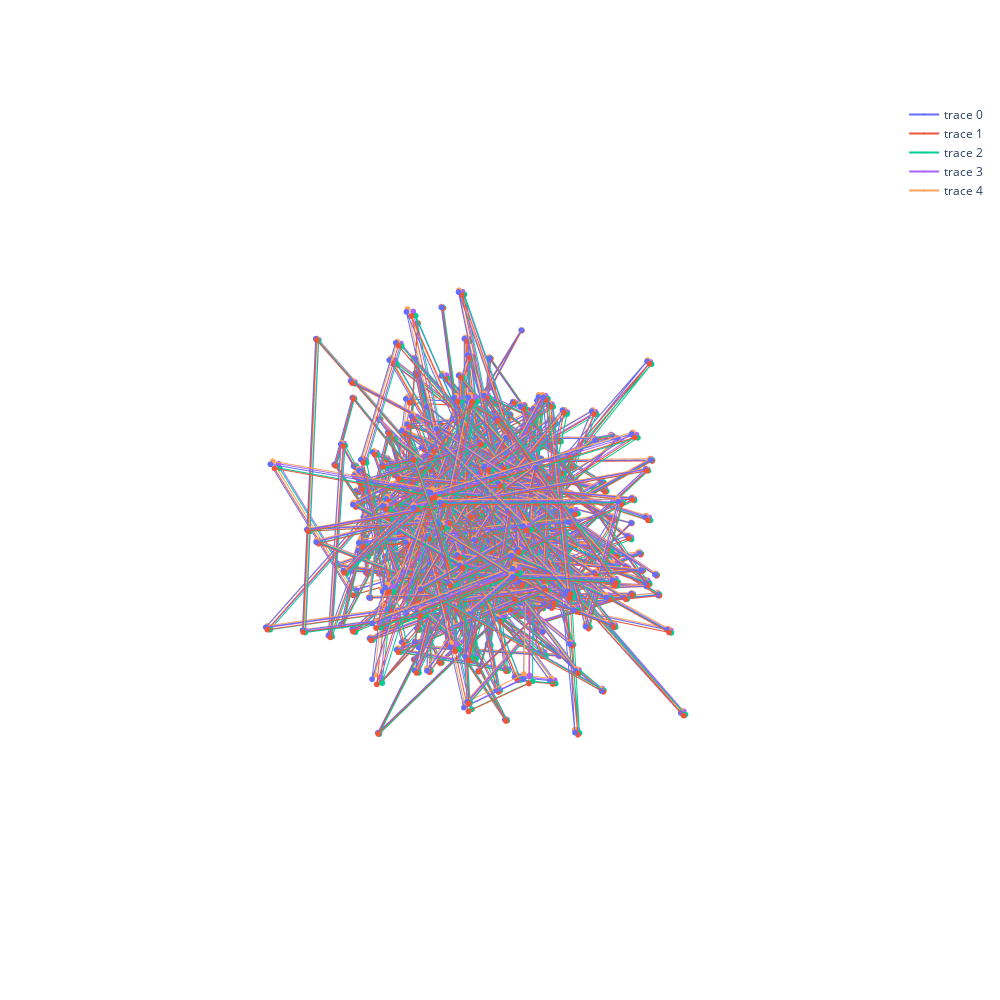

Notebook cell for this chart:
### Code cell
ax_range = (-200, 200)
fig = go.Figure(
    data=all_traces,
    layout={
        'height': 1000,
        'width': 1000,
        'scene' : {
            'xaxis_visible': False,
            'yaxis_visible': False,
            'zaxis_visible': False,
        }
    }
)
fig.show()

### Figure 1 — Plotly figure (JSON) as saved in the notebook; plotly's stock layout.template omitted (floating-point values rounded to 4 significant figures; data arrays with more than 128 entries replaced by an {"elided": "..."} marker saying what was removed)
{"data": [{"marker": {"size": 2}, "mode": "lines+markers", "type": "scatter3d", "x": {"elided": "517 float values"}, "y": {"elided": "517 float values"}, "z": {"elided": "517 float values"}}, {"marker": {"size": 2}, "mode": "lines+markers", "type": "scatter3d", "x": {"elided": "517 float values"}, "y": {"elided": "517 float values"}, "z": {"elided": "517 float values"}}, {"marker": {"size": 2}, "mode": "lines+markers", "type": "scatter3d", "x": {"elided": "517 float values"}, "y": {"elided": "517 float values"}, "z": {"elided": "517 float values"}}, {"marker": {"size": 2}, "mode": "lines+markers", "type": "scatter3d", "x": {"elided": "517 float values"}, "y": {"elided": "517 float values"}, "z": {"elided": "517 float values"}}, {"marker": {"size": 2}, "mode": "lines+markers", "type": "scatter3d", "x": {"elided": "517 float values"}, "y": {"elided": "517 float values"}, "z": {"elided": "517 float values"}}], "layout": {"height": 1000, "scene": {"aspectmode": "auto", "aspectratio": {"x": 0.9699, "y": 1.014, "z": 1.017}, "camera": {"center": {"x": 0, "y": 0, "z": 0}, "eye": {"x": -0.09223, "y": 1.711, "z": 1.323}, "projection": {"type": "perspective"}, "up": {"x": 0, "y": 0, "z": 1}}, "xaxis": {"type": "linear", "visible": false}, "yaxis": {"type": "linear", "visible": false}, "zaxis": {"type": "linear", "visible": false}}, "width": 1000}}
